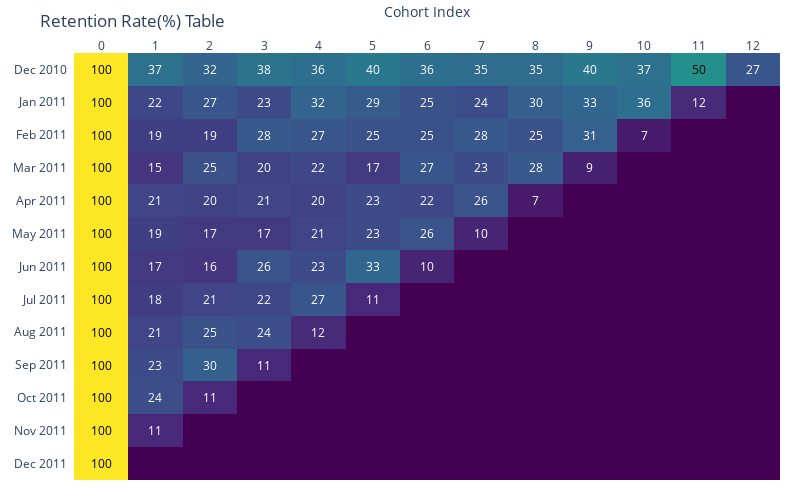

The notebook cell this image was saved under:
### Code cell
text = np.round(retention_table.fillna(0).values, 0).astype(int)

fig = ff.create_annotated_heatmap(z = np.round(retention_table.fillna(0).values, 0).astype(int), 
                                  x = retention_table.columns.tolist(),
                                  y = months,
                                  annotation_text = np.where(text == 0, ' ', text),
                                  colorscale = 'Viridis')

fig.update_layout(width = 800, height = 500,
                  title = 'Retention Rate(%) Table',
                  xaxis_title = 'Cohort Index',
                  yaxis = dict(autorange = 'reversed'),
                  margin = dict(l = 20, r = 20, t = 30, b = 20))

fig.show()

### Figure 1 — Plotly figure (JSON) as saved in the notebook; plotly's stock layout.template omitted (floating-point values rounded to 4 significant figures; data arrays with more than 128 entries replaced by an {"elided": "..."} marker saying what was removed)
{"data": [{"colorscale": [[0, "#440154"], [0.1111, "#482878"], [0.2222, "#3e4989"], [0.3333, "#31688e"], [0.4444, "#26828e"], [0.5556, "#1f9e89"], [0.6667, "#35b779"], [0.7778, "#6ece58"], [0.8889, "#b5de2b"], [1, "#fde725"]], "reversescale": false, "showscale": false, "type": "heatmap", "x": [0, 1, 2, 3, 4, 5, 6, 7, 8, 9, 10, 11, 12], "y": ["Dec 2010", "Jan 2011", "Feb 2011", "Mar 2011", "Apr 2011", "May 2011", "Jun 2011", "Jul 2011", "Aug 2011", "Sep 2011", "Oct 2011", "Nov 2011", "Dec 2011"], "z": {"elided": "13x13 int values"}}], "layout": {"annotations": [{"font": {"color": "#000000"}, "showarrow": false, "text": "100", "x": 0, "xref": "x", "y": "Dec 2010", "yref": "y"}, {"font": {"color": "#FFFFFF"}, "showarrow": false, "text": "37", "x": 1, "xref": "x", "y": "Dec 2010", "yref": "y"}, {"font": {"color": "#FFFFFF"}, "showarrow": false, "text": "32", "x": 2, "xref": "x", "y": "Dec 2010", "yref": "y"}, {"font": {"color": "#FFFFFF"}, "showarrow": false, "text": "38", "x": 3, "xref": "x", "y": "Dec 2010", "yref": "y"}, {"font": {"color": "#FFFFFF"}, "showarrow": false, "text": "36", "x": 4, "xref": "x", "y": "Dec 2010", "yref": "y"}, {"font": {"color": "#FFFFFF"}, "showarrow": false, "text": "40", "x": 5, "xref": "x", "y": "Dec 2010", "yref": "y"}, {"font": {"color": "#FFFFFF"}, "showarrow": false, "text": "36", "x": 6, "xref": "x", "y": "Dec 2010", "yref": "y"}, {"font": {"color": "#FFFFFF"}, "showarrow": false, "text": "35", "x": 7, "xref": "x", "y": "Dec 2010", "yref": "y"}, {"font": {"color": "#FFFFFF"}, "showarrow": false, "text": "35", "x": 8, "xref": "x", "y": "Dec 2010", "yref": "y"}, {"font": {"color": "#FFFFFF"}, "showarrow": false, "text": "40", "x": 9, "xref": "x", "y": "Dec 2010", "yref": "y"}, {"font": {"color": "#FFFFFF"}, "showarrow": false, "text": "37", "x": 10, "xref": "x", "y": "Dec 2010", "yref": "y"}, {"font": {"color": "#000000"}, "showarrow": false, "text": "50", "x": 11, "xref": "x", "y": "Dec 2010", "yref": "y"}, {"font": {"color": "#FFFFFF"}, "showarrow": false, "text": "27", "x": 12, "xref": "x", "y": "Dec 2010", "yref": "y"}, {"font": {"color": "#000000"}, "showarrow": false, "text": "100", "x": 0, "xref": "x", "y": "Jan 2011", "yref": "y"}, {"font": {"color": "#FFFFFF"}, "showarrow": false, "text": "22", "x": 1, "xref": "x", "y": "Jan 2011", "yref": "y"}, {"font": {"color": "#FFFFFF"}, "showarrow": false, "text": "27", "x": 2, "xref": "x", "y": "Jan 2011", "yref": "y"}, {"font": {"color": "#FFFFFF"}, "showarrow": false, "text": "23", "x": 3, "xref": "x", "y": "Jan 2011", "yref": "y"}, {"font": {"color": "#FFFFFF"}, "showarrow": false, "text": "32", "x": 4, "xref": "x", "y": "Jan 2011", "yref": "y"}, {"font": {"color": "#FFFFFF"}, "showarrow": false, "text": "29", "x": 5, "xref": "x", "y": "Jan 2011", "yref": "y"}, {"font": {"color": "#FFFFFF"}, "showarrow": false, "text": "25", "x": 6, "xref": "x", "y": "Jan 2011", "yref": "y"}, {"font": {"color": "#FFFFFF"}, "showarrow": false, "text": "24", "x": 7, "xref": "x", "y": "Jan 2011", "yref": "y"}, {"font": {"color": "#FFFFFF"}, "showarrow": false, "text": "30", "x": 8, "xref": "x", "y": "Jan 2011", "yref": "y"}, {"font": {"color": "#FFFFFF"}, "showarrow": false, "text": "33", "x": 9, "xref": "x", "y": "Jan 2011", "yref": "y"}, {"font": {"color": "#FFFFFF"}, "showarrow": false, "text": "36", "x": 10, "xref": "x", "y": "Jan 2011", "yref": "y"}, {"font": {"color": "#FFFFFF"}, "showarrow": false, "text": "12", "x": 11, "xref": "x", "y": "Jan 2011", "yref": "y"}, {"font": {"color": "#FFFFFF"}, "showarrow": false, "text": " ", "x": 12, "xref": "x", "y": "Jan 2011", "yref": "y"}, {"font": {"color": "#000000"}, "showarrow": false, "text": "100", "x": 0, "xref": "x", "y": "Feb 2011", "yref": "y"}, {"font": {"color": "#FFFFFF"}, "showarrow": false, "text": "19", "x": 1, "xref": "x", "y": "Feb 2011", "yref": "y"}, {"font": {"color": "#FFFFFF"}, "showarrow": false, "text": "19", "x": 2, "xref": "x", "y": "Feb 2011", "yref": "y"}, {"font": {"color": "#FFFFFF"}, "showarrow": false, "text": "28", "x": 3, "xref": "x", "y": "Feb 2011", "yref": "y"}, {"font": {"color": "#FFFFFF"}, "showarrow": false, "text": "27", "x": 4, "xref": "x", "y": "Feb 2011", "yref": "y"}, {"font": {"color": "#FFFFFF"}, "showarrow": false, "text": "25", "x": 5, "xref": "x", "y": "Feb 2011", "yref": "y"}, {"font": {"color": "#FFFFFF"}, "showarrow": false, "text": "25", "x": 6, "xref": "x", "y": "Feb 2011", "yref": "y"}, {"font": {"color": "#FFFFFF"}, "showarrow": false, "text": "28", "x": 7, "xref": "x", "y": "Feb 2011", "yref": "y"}, {"font": {"color": "#FFFFFF"}, "showarrow": false, "text": "25", "x": 8, "xref": "x", "y": "Feb 2011", "yref": "y"}, {"font": {"color": "#FFFFFF"}, "showarrow": false, "text": "31", "x": 9, "xref": "x", "y": "Feb 2011", "yref": "y"}, {"font": {"color": "#FFFFFF"}, "showarrow": false, "text": "7", "x": 10, "xref": "x", "y": "Feb 2011", "yref": "y"}, {"font": {"color": "#FFFFFF"}, "showarrow": false, "text": " ", "x": 11, "xref": "x", "y": "Feb 2011", "yref": "y"}, {"font": {"color": "#FFFFFF"}, "showarrow": false, "text": " ", "x": 12, "xref": "x", "y": "Feb 2011", "yref": "y"}, {"font": {"color": "#000000"}, "showarrow": false, "text": "100", "x": 0, "xref": "x", "y": "Mar 2011", "yref": "y"}, {"font": {"color": "#FFFFFF"}, "showarrow": false, "text": "15", "x": 1, "xref": "x", "y": "Mar 2011", "yref": "y"}, {"font": {"color": "#FFFFFF"}, "showarrow": false, "text": "25", "x": 2, "xref": "x", "y": "Mar 2011", "yref": "y"}, {"font": {"color": "#FFFFFF"}, "showarrow": false, "text": "20", "x": 3, "xref": "x", "y": "Mar 2011", "yref": "y"}, {"font": {"color": "#FFFFFF"}, "showarrow": false, "text": "22", "x": 4, "xref": "x", "y": "Mar 2011", "yref": "y"}, {"font": {"color": "#FFFFFF"}, "showarrow": false, "text": "17", "x": 5, "xref": "x", "y": "Mar 2011", "yref": "y"}, {"font": {"color": "#FFFFFF"}, "showarrow": false, "text": "27", "x": 6, "xref": "x", "y": "Mar 2011", "yref": "y"}, {"font": {"color": "#FFFFFF"}, "showarrow": false, "text": "23", "x": 7, "xref": "x", "y": "Mar 2011", "yref": "y"}, {"font": {"color": "#FFFFFF"}, "showarrow": false, "text": "28", "x": 8, "xref": "x", "y": "Mar 2011", "yref": "y"}, {"font": {"color": "#FFFFFF"}, "showarrow": false, "text": "9", "x": 9, "xref": "x", "y": "Mar 2011", "yref": "y"}, {"font": {"color": "#FFFFFF"}, "showarrow": false, "text": " ", "x": 10, "xref": "x", "y": "Mar 2011", "yref": "y"}, {"font": {"color": "#FFFFFF"}, "showarrow": false, "text": " ", "x": 11, "xref": "x", "y": "Mar 2011", "yref": "y"}, {"font": {"color": "#FFFFFF"}, "showarrow": false, "text": " ", "x": 12, "xref": "x", "y": "Mar 2011", "yref": "y"}, {"font": {"color": "#000000"}, "showarrow": false, "text": "100", "x": 0, "xref": "x", "y": "Apr 2011", "yref": "y"}, {"font": {"color": "#FFFFFF"}, "showarrow": false, "text": "21", "x": 1, "xref": "x", "y": "Apr 2011", "yref": "y"}, {"font": {"color": "#FFFFFF"}, "showarrow": false, "text": "20", "x": 2, "xref": "x", "y": "Apr 2011", "yref": "y"}, {"font": {"color": "#FFFFFF"}, "showarrow": false, "text": "21", "x": 3, "xref": "x", "y": "Apr 2011", "yref": "y"}, {"font": {"color": "#FFFFFF"}, "showarrow": false, "text": "20", "x": 4, "xref": "x", "y": "Apr 2011", "yref": "y"}, {"font": {"color": "#FFFFFF"}, "showarrow": false, "text": "23", "x": 5, "xref": "x", "y": "Apr 2011", "yref": "y"}, {"font": {"color": "#FFFFFF"}, "showarrow": false, "text": "22", "x": 6, "xref": "x", "y": "Apr 2011", "yref": "y"}, {"font": {"color": "#FFFFFF"}, "showarrow": false, "text": "26", "x": 7, "xref": "x", "y": "Apr 2011", "yref": "y"}, {"font": {"color": "#FFFFFF"}, "showarrow": false, "text": "7", "x": 8, "xref": "x", "y": "Apr 2011", "yref": "y"}, {"font": {"color": "#FFFFFF"}, "showarrow": false, "text": " ", "x": 9, "xref": "x", "y": "Apr 2011", "yref": "y"}, {"font": {"color": "#FFFFFF"}, "showarrow": false, "text": " ", "x": 10, "xref": "x", "y": "Apr 2011", "yref": "y"}, {"font": {"color": "#FFFFFF"}, "showarrow": false, "text": " ", "x": 11, "xref": "x", "y": "Apr 2011", "yref": "y"}, {"font": {"color": "#FFFFFF"}, "showarrow": false, "text": " ", "x": 12, "xref": "x", "y": "Apr 2011", "yref": "y"}, {"font": {"color": "#000000"}, "showarrow": false, "text": "100", "x": 0, "xref": "x", "y": "May 2011", "yref": "y"}, {"font": {"color": "#FFFFFF"}, "showarrow": false, "text": "19", "x": 1, "xref": "x", "y": "May 2011", "yref": "y"}, {"font": {"color": "#FFFFFF"}, "showarrow": false, "text": "17", "x": 2, "xref": "x", "y": "May 2011", "yref": "y"}, {"font": {"color": "#FFFFFF"}, "showarrow": false, "text": "17", "x": 3, "xref": "x", "y": "May 2011", "yref": "y"}, {"font": {"color": "#FFFFFF"}, "showarrow": false, "text": "21", "x": 4, "xref": "x", "y": "May 2011", "yref": "y"}, {"font": {"color": "#FFFFFF"}, "showarrow": false, "text": "23", "x": 5, "xref": "x", "y": "May 2011", "yref": "y"}, {"font": {"color": "#FFFFFF"}, "showarrow": false, "text": "26", "x": 6, "xref": "x", "y": "May 2011", "yref": "y"}, {"font": {"color": "#FFFFFF"}, "showarrow": false, "text": "10", "x": 7, "xref": "x", "y": "May 2011", "yref": "y"}, {"font": {"color": "#FFFFFF"}, "showarrow": false, "text": " ", "x": 8, "xref": "x", "y": "May 2011", "yref": "y"}, {"font": {"color": "#FFFFFF"}, "showarrow": false, "text": " ", "x": 9, "xref": "x", "y": "May 2011", "yref": "y"}, {"font": {"color": "#FFFFFF"}, "showarrow": false, "text": " ", "x": 10, "xref": "x", "y": "May 2011", "yref": "y"}, {"font": {"color": "#FFFFFF"}, "showarrow": false, "text": " ", "x": 11, "xref": "x", "y": "May 2011", "yref": "y"}, {"font": {"color": "#FFFFFF"}, "showarrow": false, "text": " ", "x": 12, "xref": "x", "y": "May 2011", "yref": "y"}, {"font": {"color": "#000000"}, "showarrow": false, "text": "100", "x": 0, "xref": "x", "y": "Jun 2011", "yref": "y"}, {"font": {"color": "#FFFFFF"}, "showarrow": false, "text": "17", "x": 1, "xref": "x", "y": "Jun 2011", "yref": "y"}, {"font": {"color": "#FFFFFF"}, "showarrow": false, "text": "16", "x": 2, "xref": "x", "y": "Jun 2011", "yref": "y"}, {"font": {"color": "#FFFFFF"}, "showarrow": false, "text": "26", "x": 3, "xref": "x", "y": "Jun 2011", "yref": "y"}, {"font": {"color": "#FFFFFF"}, "showarrow": false, "text": "23", "x": 4, "xref": "x", "y": "Jun 2011", "yref": "y"}, {"font": {"color": "#FFFFFF"}, "showarrow": false, "text": "33", "x": 5, "xref": "x", "y": "Jun 2011", "yref": "y"}, {"font": {"color": "#FFFFFF"}, "showarrow": false, "text": "10", "x": 6, "xref": "x", "y": "Jun 2011", "yref": "y"}, {"font": {"color": "#FFFFFF"}, "showarrow": false, "text": " ", "x": 7, "xref": "x", "y": "Jun 2011", "yref": "y"}, {"font": {"color": "#FFFFFF"}, "showarrow": false, "text": " ", "x": 8, "xref": "x", "y": "Jun 2011", "yref": "y"}, {"font": {"color": "#FFFFFF"}, "showarrow": false, "text": " ", "x": 9, "xref": "x", "y": "Jun 2011", "yref": "y"}, {"font": {"color": "#FFFFFF"}, "showarrow": false, "text": " ", "x": 10, "xref": "x", "y": "Jun 2011", "yref": "y"}, {"font": {"color": "#FFFFFF"}, "showarrow": false, "text": " ", "x": 11, "xref": "x", "y": "Jun 2011", "yref": "y"}, {"font": {"color": "#FFFFFF"}, "showarrow": false, "text": " ", "x": 12, "xref": "x", "y": "Jun 2011", "yref": "y"}, {"font": {"color": "#000000"}, "showarrow": false, "text": "100", "x": 0, "xref": "x", "y": "Jul 2011", "yref": "y"}, {"font": {"color": "#FFFFFF"}, "showarrow": false, "text": "18", "x": 1, "xref": "x", "y": "Jul 2011", "yref": "y"}, {"font": {"color": "#FFFFFF"}, "showarrow": false, "text": "21", "x": 2, "xref": "x", "y": "Jul 2011", "yref": "y"}, {"font": {"color": "#FFFFFF"}, "showarrow": false, "text": "22", "x": 3, "xref": "x", "y": "Jul 2011", "yref": "y"}, {"font": {"color": "#FFFFFF"}, "showarrow": false, "text": "27", "x": 4, "xref": "x", "y": "Jul 2011", "yref": "y"}, {"font": {"color": "#FFFFFF"}, "showarrow": false, "text": "11", "x": 5, "xref": "x", "y": "Jul 2011", "yref": "y"}, {"font": {"color": "#FFFFFF"}, "showarrow": false, "text": " ", "x": 6, "xref": "x", "y": "Jul 2011", "yref": "y"}, {"font": {"color": "#FFFFFF"}, "showarrow": false, "text": " ", "x": 7, "xref": "x", "y": "Jul 2011", "yref": "y"}, {"font": {"color": "#FFFFFF"}, "showarrow": false, "text": " ", "x": 8, "xref": "x", "y": "Jul 2011", "yref": "y"}, {"font": {"color": "#FFFFFF"}, "showarrow": false, "text": " ", "x": 9, "xref": "x", "y": "Jul 2011", "yref": "y"}, {"font": {"color": "#FFFFFF"}, "showarrow": false, "text": " ", "x": 10, "xref": "x", "y": "Jul 2011", "yref": "y"}, {"font": {"color": "#FFFFFF"}, "showarrow": false, "text": " ", "x": 11, "xref": "x", "y": "Jul 2011", "yref": "y"}, {"font": {"color": "#FFFFFF"}, "showarrow": false, "text": " ", "x": 12, "xref": "x", "y": "Jul 2011", "yref": "y"}, {"font": {"color": "#000000"}, "showarrow": false, "text": "100", "x": 0, "xref": "x", "y": "Aug 2011", "yref": "y"}, {"font": {"color": "#FFFFFF"}, "showarrow": false, "text": "21", "x": 1, "xref": "x", "y": "Aug 2011", "yref": "y"}, {"font": {"color": "#FFFFFF"}, "showarrow": false, "text": "25", "x": 2, "xref": "x", "y": "Aug 2011", "yref": "y"}, {"font": {"color": "#FFFFFF"}, "showarrow": false, "text": "24", "x": 3, "xref": "x", "y": "Aug 2011", "yref": "y"}, {"font": {"color": "#FFFFFF"}, "showarrow": false, "text": "12", "x": 4, "xref": "x", "y": "Aug 2011", "yref": "y"}, {"font": {"color": "#FFFFFF"}, "showarrow": false, "text": " ", "x": 5, "xref": "x", "y": "Aug 2011", "yref": "y"}, {"font": {"color": "#FFFFFF"}, "showarrow": false, "text": " ", "x": 6, "xref": "x", "y": "Aug 2011", "yref": "y"}, {"font": {"color": "#FFFFFF"}, "showarrow": false, "text": " ", "x": 7, "xref": "x", "y": "Aug 2011", "yref": "y"}, {"font": {"color": "#FFFFFF"}, "showarrow": false, "text": " ", "x": 8, "xref": "x", "y": "Aug 2011", "yref": "y"}, {"font": {"color": "#FFFFFF"}, "showarrow": false, "text": " ", "x": 9, "xref": "x", "y": "Aug 2011", "yref": "y"}, {"font": {"color": "#FFFFFF"}, "showarrow": false, "text": " ", "x": 10, "xref": "x", "y": "Aug 2011", "yref": "y"}, {"font": {"color": "#FFFFFF"}, "showarrow": false, "text": " ", "x": 11, "xref": "x", "y": "Aug 2011", "yref": "y"}, {"font": {"color": "#FFFFFF"}, "showarrow": false, "text": " ", "x": 12, "xref": "x", "y": "Aug 2011", "yref": "y"}, {"font": {"color": "#000000"}, "showarrow": false, "text": "100", "x": 0, "xref": "x", "y": "Sep 2011", "yref": "y"}, {"font": {"color": "#FFFFFF"}, "showarrow": false, "text": "23", "x": 1, "xref": "x", "y": "Sep 2011", "yref": "y"}, {"font": {"color": "#FFFFFF"}, "showarrow": false, "text": "30", "x": 2, "xref": "x", "y": "Sep 2011", "yref": "y"}, {"font": {"color": "#FFFFFF"}, "showarrow": false, "text": "11", "x": 3, "xref": "x", "y": "Sep 2011", "yref": "y"}, {"font": {"color": "#FFFFFF"}, "showarrow": false, "text": " ", "x": 4, "xref": "x", "y": "Sep 2011", "yref": "y"}, {"font": {"color": "#FFFFFF"}, "showarrow": false, "text": " ", "x": 5, "xref": "x", "y": "Sep 2011", "yref": "y"}, {"font": {"color": "#FFFFFF"}, "showarrow": false, "text": " ", "x": 6, "xref": "x", "y": "Sep 2011", "yref": "y"}, {"font": {"color": "#FFFFFF"}, "showarrow": false, "text": " ", "x": 7, "xref": "x", "y": "Sep 2011", "yref": "y"}, {"font": {"color": "#FFFFFF"}, "showarrow": false, "text": " ", "x": 8, "xref": "x", "y": "Sep 2011", "yref": "y"}, {"font": {"color": "#FFFFFF"}, "showarrow": false, "text": " ", "x": 9, "xref": "x", "y": "Sep 2011", "yref": "y"}, {"font": {"color": "#FFFFFF"}, "showarrow": false, "text": " ", "x": 10, "xref": "x", "y": "Sep 2011", "yref": "y"}, {"font": {"color": "#FFFFFF"}, "showarrow": false, "text": " ", "x": 11, "xref": "x", "y": "Sep 2011", "yref": "y"}, {"font": {"color": "#FFFFFF"}, "showarrow": false, "text": " ", "x": 12, "xref": "x", "y": "Sep 2011", "yref": "y"}, {"font": {"color": "#000000"}, "showarrow": false, "text": "100", "x": 0, "xref": "x", "y": "Oct 2011", "yref": "y"}, {"font": {"color": "#FFFFFF"}, "showarrow": false, "text": "24", "x": 1, "xref": "x", "y": "Oct 2011", "yref": "y"}, {"font": {"color": "#FFFFFF"}, "showarrow": false, "text": "11", "x": 2, "xref": "x", "y": "Oct 2011", "yref": "y"}, {"font": {"color": "#FFFFFF"}, "showarrow": false, "text": " ", "x": 3, "xref": "x", "y": "Oct 2011", "yref": "y"}, {"font": {"color": "#FFFFFF"}, "showarrow": false, "text": " ", "x": 4, "xref": "x", "y": "Oct 2011", "yref": "y"}, {"font": {"color": "#FFFFFF"}, "showarrow": false, "text": " ", "x": 5, "xref": "x", "y": "Oct 2011", "yref": "y"}, {"font": {"color": "#FFFFFF"}, "showarrow": false, "text": " ", "x": 6, "xref": "x", "y": "Oct 2011", "yref": "y"}, {"font": {"color": "#FFFFFF"}, "showarrow": false, "text": " ", "x": 7, "xref": "x", "y": "Oct 2011", "yref": "y"}, {"font": {"color": "#FFFFFF"}, "showarrow": false, "text": " ", "x": 8, "xref": "x", "y": "Oct 2011", "yref": "y"}, {"font": {"color": "#FFFFFF"}, "showarrow": false, "text": " ", "x": 9, "xref": "x", "y": "Oct 2011", "yref": "y"}, {"font": {"color": "#FFFFFF"}, "showarrow": false, "text": " ", "x": 10, "xref": "x", "y": "Oct 2011", "yref": "y"}, {"font": {"color": "#FFFFFF"}, "showarrow": false, "text": " ", "x": 11, "xref": "x", "y": "Oct 2011", "yref": "y"}, {"font": {"color": "#FFFFFF"}, "showarrow": false, "text": " ", "x": 12, "xref": "x", "y": "Oct 2011", "yref": "y"}, {"font": {"color": "#000000"}, "showarrow": false, "text": "100", "x": 0, "xref": "x", "y": "Nov 2011", "yref": "y"}, {"font": {"color": "#FFFFFF"}, "showarrow": false, "text": "11", "x": 1, "xref": "x", "y": "Nov 2011", "yref": "y"}, {"font": {"color": "#FFFFFF"}, "showarrow": false, "text": " ", "x": 2, "xref": "x", "y": "Nov 2011", "yref": "y"}, {"font": {"color": "#FFFFFF"}, "showarrow": false, "text": " ", "x": 3, "xref": "x", "y": "Nov 2011", "yref": "y"}, {"font": {"color": "#FFFFFF"}, "showarrow": false, "text": " ", "x": 4, "xref": "x", "y": "Nov 2011", "yref": "y"}, {"font": {"color": "#FFFFFF"}, "showarrow": false, "text": " ", "x": 5, "xref": "x", "y": "Nov 2011", "yref": "y"}, {"font": {"color": "#FFFFFF"}, "showarrow": false, "text": " ", "x": 6, "xref": "x", "y": "Nov 2011", "yref": "y"}, {"font": {"color": "#FFFFFF"}, "showarrow": false, "text": " ", "x": 7, "xref": "x", "y": "Nov 2011", "yref": "y"}, {"font": {"color": "#FFFFFF"}, "showarrow": false, "text": " ", "x": 8, "xref": "x", "y": "Nov 2011", "yref": "y"}, {"font": {"color": "#FFFFFF"}, "showarrow": false, "text": " ", "x": 9, "xref": "x", "y": "Nov 2011", "yref": "y"}, {"font": {"color": "#FFFFFF"}, "showarrow": false, "text": " ", "x": 10, "xref": "x", "y": "Nov 2011", "yref": "y"}, {"font": {"color": "#FFFFFF"}, "showarrow": false, "text": " ", "x": 11, "xref": "x", "y": "Nov 2011", "yref": "y"}, {"font": {"color": "#FFFFFF"}, "showarrow": false, "text": " ", "x": 12, "xref": "x", "y": "Nov 2011", "yref": "y"}, {"font": {"color": "#000000"}, "showarrow": false, "text": "100", "x": 0, "xref": "x", "y": "Dec 2011", "yref": "y"}, {"font": {"color": "#FFFFFF"}, "showarrow": false, "text": " ", "x": 1, "xref": "x", "y": "Dec 2011", "yref": "y"}, {"font": {"color": "#FFFFFF"}, "showarrow": false, "text": " ", "x": 2, "xref": "x", "y": "Dec 2011", "yref": "y"}, {"font": {"color": "#FFFFFF"}, "showarrow": false, "text": " ", "x": 3, "xref": "x", "y": "Dec 2011", "yref": "y"}, {"font": {"color": "#FFFFFF"}, "showarrow": false, "text": " ", "x": 4, "xref": "x", "y": "Dec 2011", "yref": "y"}, {"font": {"color": "#FFFFFF"}, "showarrow": false, "text": " ", "x": 5, "xref": "x", "y": "Dec 2011", "yref": "y"}, {"font": {"color": "#FFFFFF"}, "showarrow": false, "text": " ", "x": 6, "xref": "x", "y": "Dec 2011", "yref": "y"}, {"font": {"color": "#FFFFFF"}, "showarrow": false, "text": " ", "x": 7, "xref": "x", "y": "Dec 2011", "yref": "y"}, {"font": {"color": "#FFFFFF"}, "showarrow": false, "text": " ", "x": 8, "xref": "x", "y": "Dec 2011", "yref": "y"}, {"font": {"color": "#FFFFFF"}, "showarrow": false, "text": " ", "x": 9, "xref": "x", "y": "Dec 2011", "yref": "y"}, {"font": {"color": "#FFFFFF"}, "showarrow": false, "text": " ", "x": 10, "xref": "x", "y": "Dec 2011", "yref": "y"}, {"font": {"color": "#FFFFFF"}, "showarrow": false, "text": " ", "x": 11, "xref": "x", "y": "Dec 2011", "yref": "y"}, {"font": {"color": "#FFFFFF"}, "showarrow": false, "text": " ", "x": 12, "xref": "x", "y": "Dec 2011", "yref": "y"}], "height": 500, "margin": {"b": 20, "l": 20, "r": 20, "t": 30}, "title": {"text": "Retention Rate(%) Table"}, "width": 800, "xaxis": {"dtick": 1, "gridcolor": "rgb(0, 0, 0)", "side": "top", "ticks": "", "title": {"text": "Cohort Index"}}, "yaxis": {"autorange": "reversed", "dtick": 1, "ticks": "", "ticksuffix": "  "}}}
